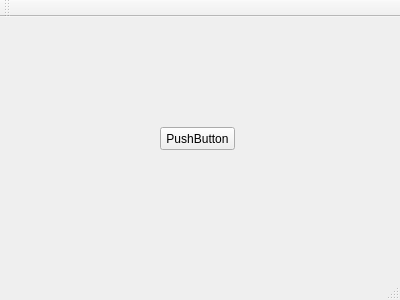
<?xml version="1.0" encoding="UTF-8"?>
<ui version="4.0">
 <class>MainWindow</class>
 <widget class="QMainWindow" name="MainWindow">
  <property name="geometry">
   <rect>
    <x>0</x>
    <y>0</y>
    <width>400</width>
    <height>300</height>
   </rect>
  </property>
  <property name="windowTitle">
   <string>MainWindow</string>
  </property>
  <widget class="QWidget" name="centralWidget">
   <widget class="QPushButton" name="pushButton">
    <property name="geometry">
     <rect>
      <x>160</x>
      <y>110</y>
      <width>75</width>
      <height>23</height>
     </rect>
    </property>
    <property name="text">
     <string>PushButton</string>
    </property>
   </widget>
  </widget>
  <widget class="QMenuBar" name="menuBar">
   <property name="geometry">
    <rect>
     <x>0</x>
     <y>0</y>
     <width>400</width>
     <height>21</height>
    </rect>
   </property>
  </widget>
  <widget class="QToolBar" name="mainToolBar">
   <attribute name="toolBarArea">
    <enum>TopToolBarArea</enum>
   </attribute>
   <attribute name="toolBarBreak">
    <bool>false</bool>
   </attribute>
  </widget>
  <widget class="QStatusBar" name="statusBar"/>
 </widget>
 <layoutdefault spacing="6" margin="11"/>
 <resources/>
 <connections/>
</ui>
